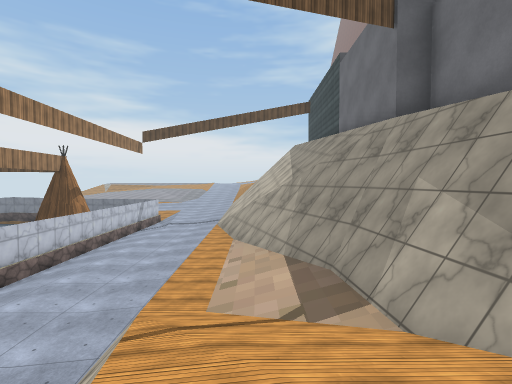
[1] (above)

22 first-person views from a walk through a scene from a Unity 3-D project. The camera is 1.3 m above the floor, tilts 2° down and sees 85° across. The floor is counted in squares, 2 m on a side. Each view is taken from the middle of a square. On the plan, view 1 faces up. The plan holds only what a view shows up to about 9 squares ahead; the rest is blank. The place goes on beyond the plan. Door leaves are left out, so doorways stand open. Some surface patterns are stand-ins.

[2]
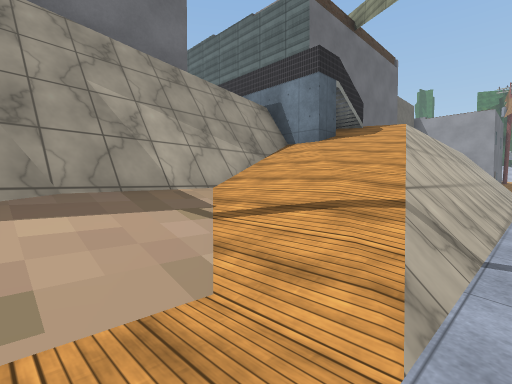

[3]
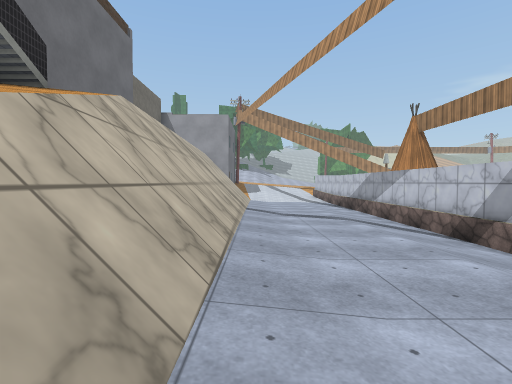

[4]
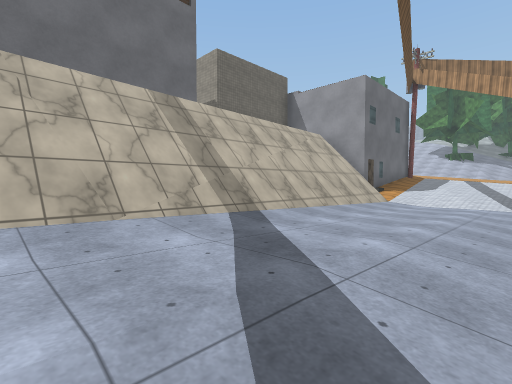

[5]
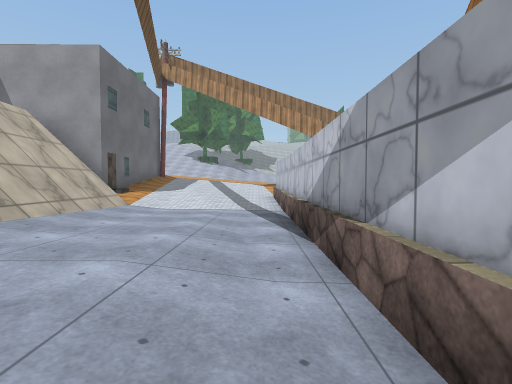

[6]
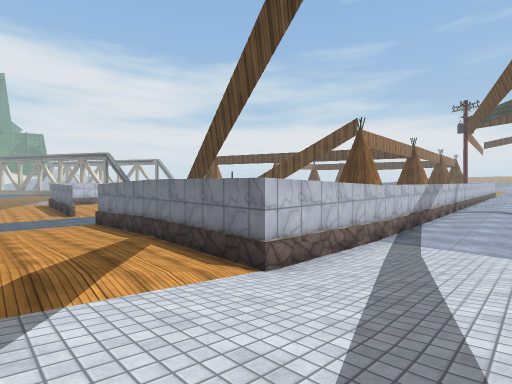

[7]
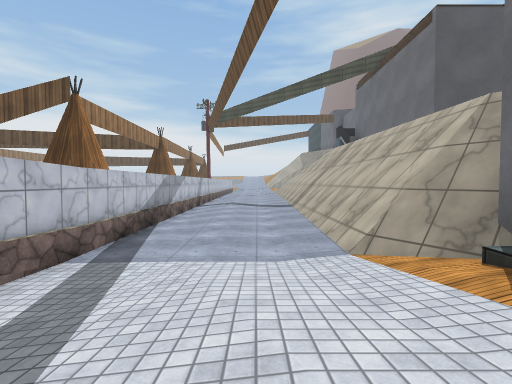

[8]
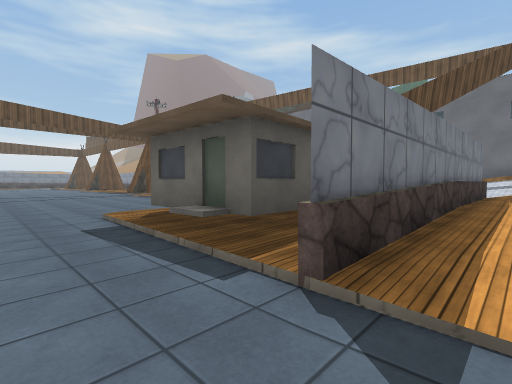

[9]
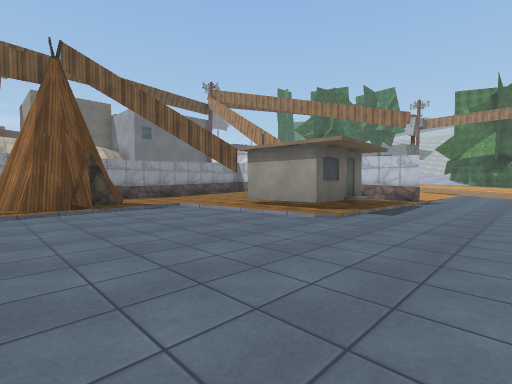

[10]
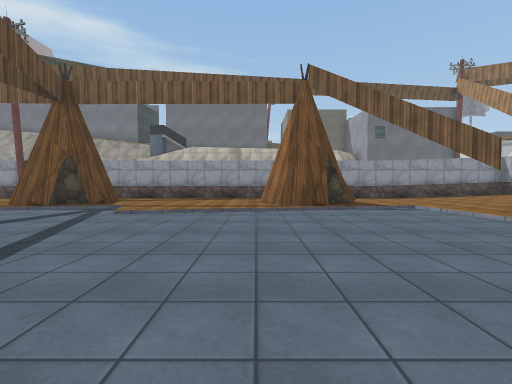

[11]
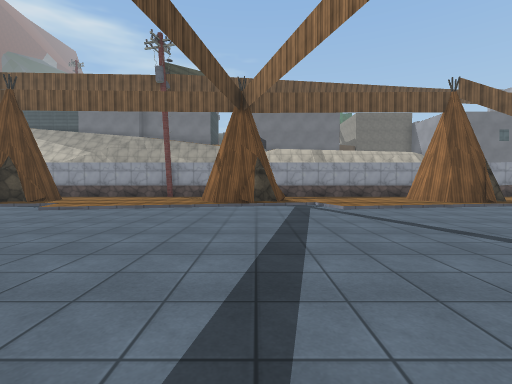

[12]
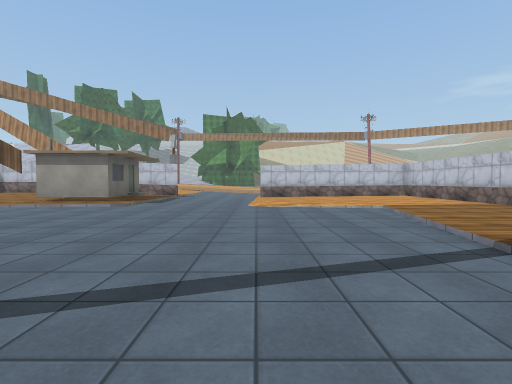

[13]
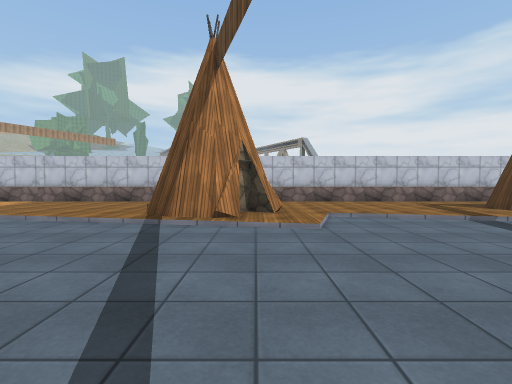

[14]
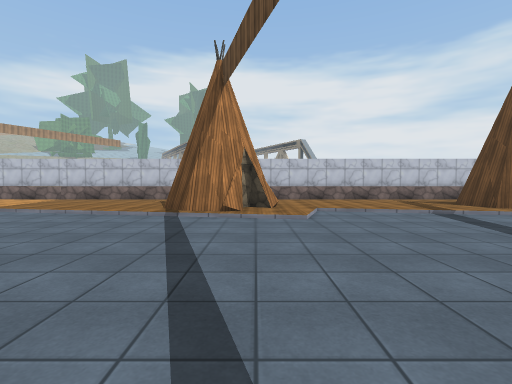

[15]
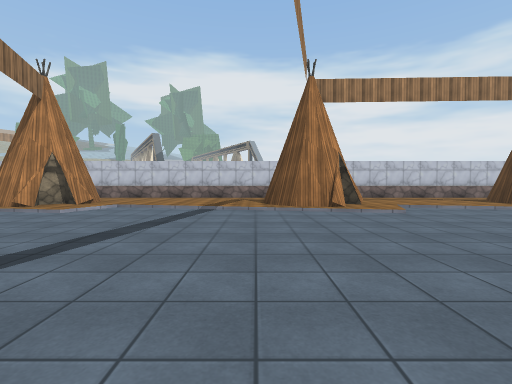

[16]
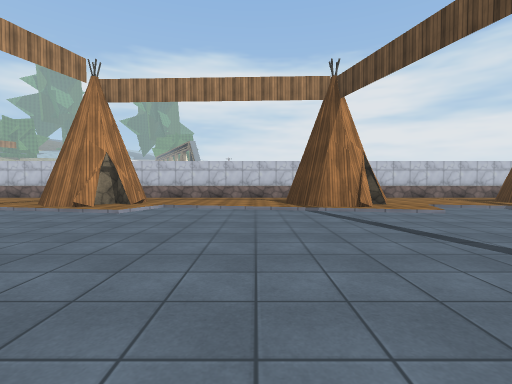

[17]
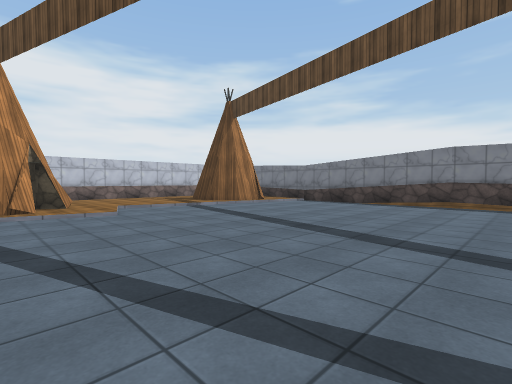

[18]
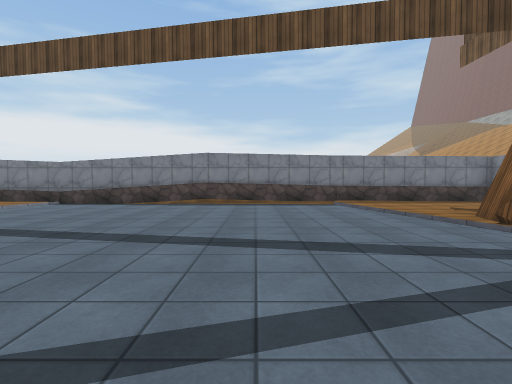

[19]
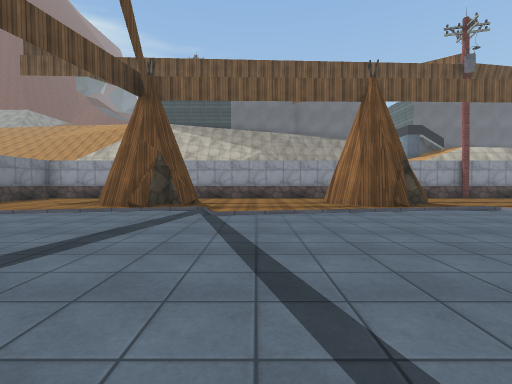

[20]
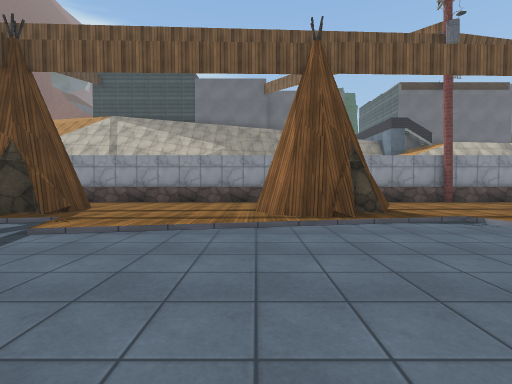

[21]
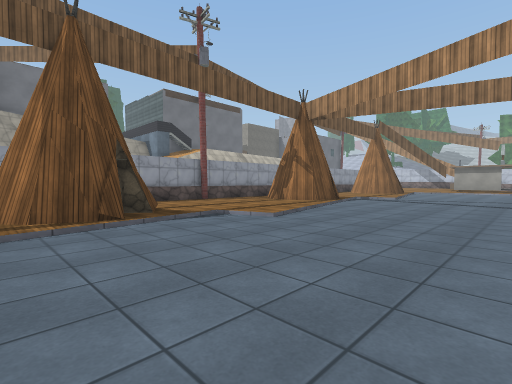

[22]
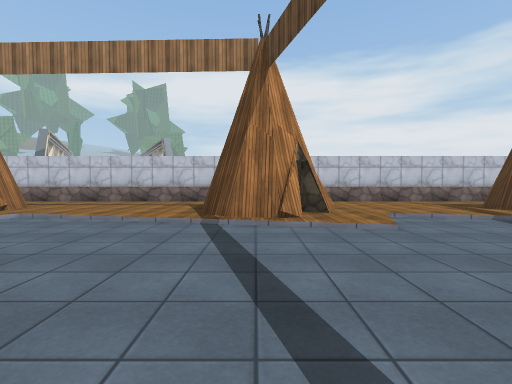

### Floor plan
Key: @ floor where view 1 was taken; # wall or solid block; . main floor; : floor 0.25 m higher than the main floor; + floor 0.75 m higher than the main floor; * floor 1 m higher than the main floor; / step, stairs or slope; = window, fence, low wall or low ledge; v drop or lower ground; O other object.
Columns run from 24 left of view 1 to 2 right of it. Each row starts with its distance up from view 1.
 17    ################
 16     //........::::
 15 =    /........::::
 14 =:###........./:::
 13 =::::........./#
 12 =:::/........./#  #
 11 =:::/..........##:#
 10 =::::/......../:::#
  9    #:/........::::#/++/ #//
  8   ###/......../:::#/++/*##/
  7 = :#/.........///:#/++///#v
  6 =:::/........./####/++**/#v
  5 =:::/..........:# #/++**/##
  4 =:::/..........:::# ++*///#
  3 =::///......../:::#  +*///#
  2 =: ##/........::::#   *///#
  1 =:###........./:::#  ++#//#
  0 =::::........./:: # +++#@==
 -1 =::::..........####:+++#/=
 -2 =:::/..........####:+++#v##
 -3 =:::/..........//:#:::+#v##
 -4 =::://........//::#:::+#v #
 -5 = :#:/......../:::#:::+#v #
 -6    ##/......../:::#::::#v #
 -7     /.........///:#::::#v #
 -8 =:::/..........####::::#v #
 -9 =:::/........../###::::#v
-10 =:::/........../::#::::#v
-11 =::://.......///::#::::#v
-12 =::::::/...:OO/:::#::::#v
-13 =:::.. /...:: ::::#:///####
-14         .../OO :::#:////#
-15         ...::    :#////
-16         ...########///
-17          ../:::///////
-18          ..///////////
-19              /////////

Where each view was taken, in squares from view 1:
view 1: 0 up, 0 right, facing up
view 2: 5 up, 2 left, facing down-right
view 3: 2 up, 2 left, facing down
view 4: 3 down, 5 left, facing down-right
view 5: 5 down, 5 left, facing down
view 6: 19 down, 3 left, facing up-left
view 7: 16 down, 3 left, facing up
view 8: 17 down, 15 left, facing up-right
view 9: 7 down, 16 left, facing down-right
view 10: 7 down, 16 left, facing right
view 11: 2 down, 17 left, facing right
view 12: 4 down, 17 left, facing down
view 13: 5 down, 15 left, facing left
view 14: 5 down, 14 left, facing left
view 15: 0 up, 13 left, facing left
view 16: 6 up, 13 left, facing left
view 17: 8 up, 13 left, facing up-left
view 18: 8 up, 13 left, facing up
view 19: 9 up, 16 left, facing right
view 20: 7 up, 14 left, facing right
view 21: 7 up, 14 left, facing down-right
view 22: 8 up, 15 left, facing left
